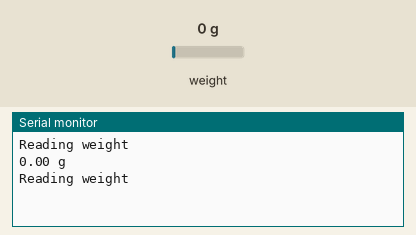
Bench run of a sketch on a simulated Arduino Uno, built with avr-gcc and run on an emulated ATmega328P. On the bench: the last lines printed to the serial monitor. The test bench sets the inputs (shaded band); at power-on: weight on the scale 0 g.

Above: at 2.2 s.
2.3 s: weight on the scale set to 100 g
At 3.6 s:
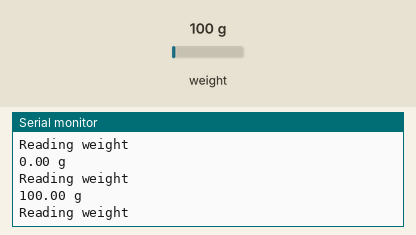
3.8 s: weight on the scale set to 1250 g
At 4.8 s:
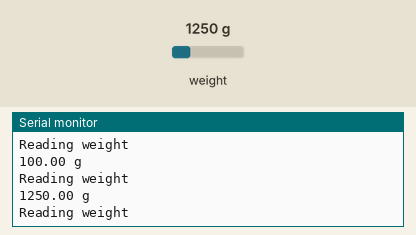
Timing chart, 0 to 6.8 s (numbered marks = the images above; inputs shaded):
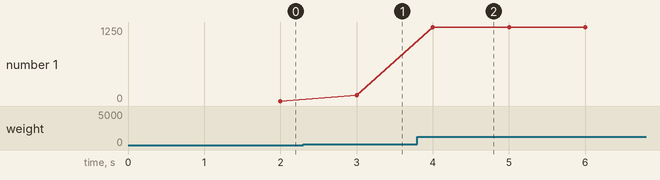

Measured:
- after the input at 2.3 s, the serial monitor: prints a new line after 0.70 s (image 1)
- after the input at 3.8 s, the serial monitor: prints a new line after 0.20 s (image 2)
- plotted number 1: 0 → 100 after the input at 2.3 s, 100 → 1250 after the input at 3.8 s

The sketch:

HX711_Test_Sketch.ino
```cpp
#include "Arduino.h"
#include "HX711.h"

#define RST 4
#define DOUT  3
#define CLK  2

// Create our LoadCell object
HX711 scale(DOUT, CLK);

// --------------------------------------------------------------------------------------
// SET UP	SET UP   SET UP   SET UP   SET UP   SET UP   SET UP   SET UP   SET UP
// --------------------------------------------------------------------------------------
void setup() {
	Serial.begin(9600);

	scale.set_scale();
	scale.tare();  //Reset the scale to 0
}

// --------------------------------------------------------------------------------------
// LOOP    LOOP    LOOP    LOOP    LOOP    LOOP    LOOP    LOOP    LOOP    LOOP     LOOP
// --------------------------------------------------------------------------------------
void loop() {
	//Adjust to this calibration factor
	scale.set_scale(360.3);

	// Read an average of X readings
	Serial.println("Reading weight");
	float weight = scale.get_units(10);

	Serial.print(weight);
	Serial.println(" g");
}
```
